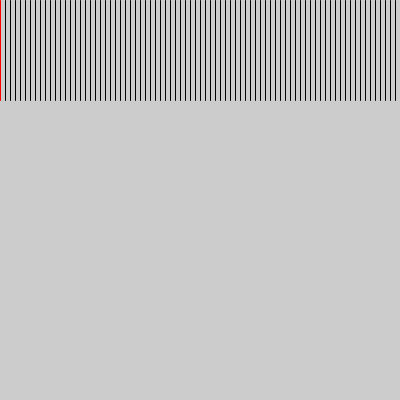
Frame 1 (no input)
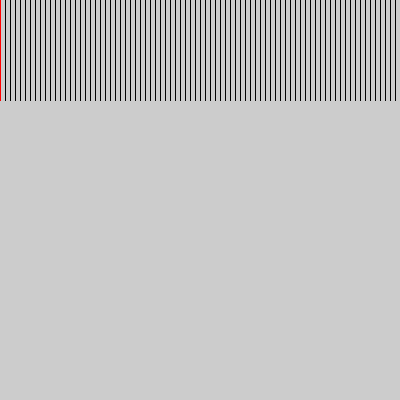
Frame 60 (the mouse pressed at the canvas centre just before this capture)
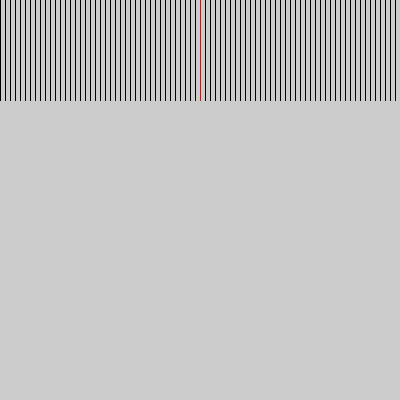
Frame 120 (the mouse held since frame 60 and released just before this capture)

The Processing sketch that drew these frames (run headless with seeded random() and noise(); from frame 60 on, the mouse is pressed at the canvas centre):

// Processing sketch: sketch_06_Esercizio3_4
// ── sketch_06_Esercizio3_4.pde
void setup()
{
  //dimensione foglio
  size(400, 400);
}

void draw()
{
  int mx = mouseX;
  //contatore pixel
  int x = 0; 

  //crea linee
  for (int i = 0; i<80; i++)
  {
    //if (mx - x <= 2 && x - mx <= 2)
    if (abs(mx - x) <= 2)
    {
      stroke(255, 0, 0);
    } 
    else
    {
      stroke(0);
    }
    line(x, 0, x, 100);
    x+=5;
  }
}
